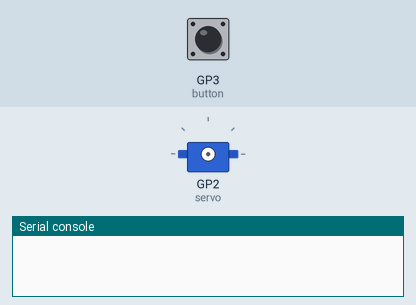
A program run on a simulated Raspberry Pi Pico running MicroPython. Shown: servo, the last lines printed to the serial console. The test bench sets the inputs (shaded band); at power-on: GP3 (button) HIGH. Servo angles are drawn from the pulse width (0.5 ms = 0°, 2.5 ms = 180°).

Above: at 1.2 s.
1.3 s: GP3 (button) pulled LOW for 0.15 s
2.9 s: GP3 (button) pulled LOW for 1 s
At 3.9 s:
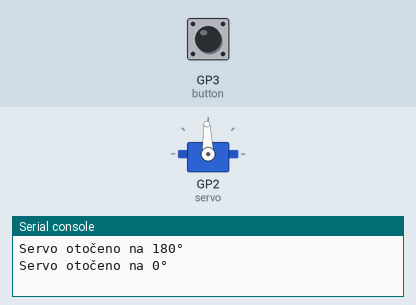
5.4 s: GP3 (button) pulled LOW for 3.2 s
At 5.8 s:
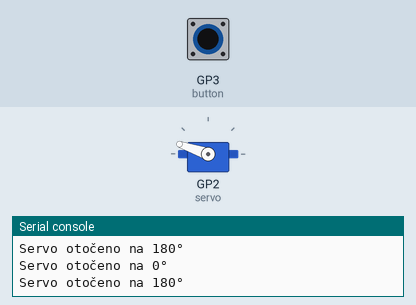
Timing chart, 0 to 8.4 s (numbered marks = the images above; inputs shaded):
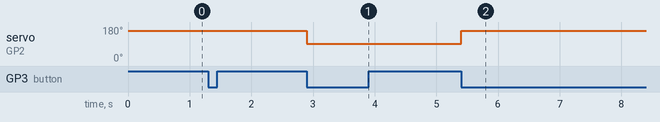

The program:

adress.py
```python
from machine import Pin, PWM
from time import sleep
# Servo na pinu GP2
servo = PWM(Pin(2))
servo.freq(50)
# Externí tlačítko na GP3 s interním pull-up rezistorem
button = Pin(3, Pin.IN, Pin.PULL_UP)
# Výchozí úhel serva
angle = 0
pressed = False  # Stav tlačítka (abychom předešli falešným stiskům)
def set_angle(angle):
   duty = int(5000 + (angle / 360) * 5000)  # Přepočet úhlu na PWM hodnotu
   servo.duty_u16(duty)
   print(f"Servo otočeno na {angle}°")
# Hlavní smyčka
while True:
   if button.value() == 0 and not pressed:  # Tlačítko je stisknuté (LOW) a předtím nebylo
       angle = 180 if angle == 0 else 0  # Přepnutí mezi 0° a 180°
       set_angle(angle)
       pressed = True  # Uložíme, že tlačítko bylo stisknuté
       sleep(0.1)  # Debounce
   elif button.value() == 1:  # Tlačítko uvolněno (HIGH)
       pressed = False  # Resetujeme stav, aby šlo znovu stisknout
```

Measured:
- after the input at 2.9 s, servo on GP2 (servo): 161° → 92° at once
- after the input at 5.4 s, servo on GP2 (servo): 92° → 161° at once
